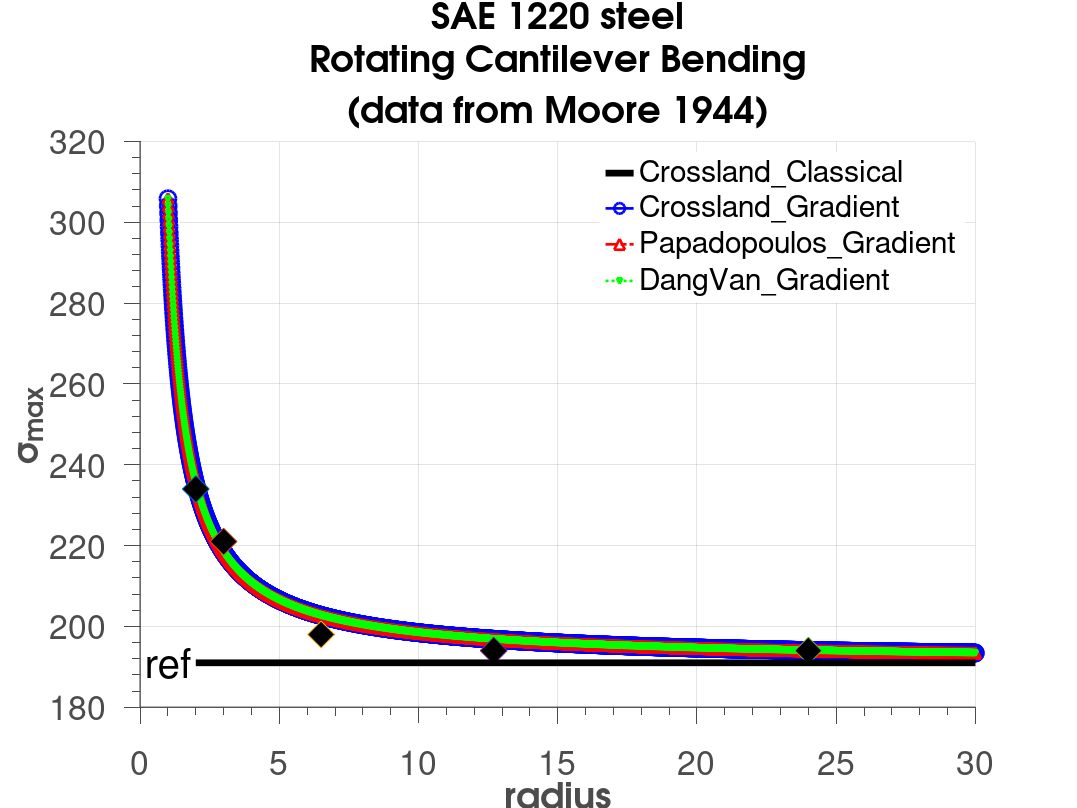

The MATLAB source for this figure: (Note: this script raises an error after producing the figure.)
clear;clc;
tt=143.1;
ff=191;
a=(tt-ff/sqrt(3))/(ff/3);
b=tt;
ap=3*(tt/ff-1/2);
bp=tt;
ad=3*(tt/ff-1/2);
bd=tt;
lg=0.3755;
lgp=0.3755 ;
lgd=0.3755 ;
y=1:0.01:30;

sigmax  =b*(1/sqrt(3)+a/3-lg*((sqrt(3)*y).^-1+a/3*y.^-1)).^-1;
sigmaxp=b*(1/2+ap/3-lgp*((2*y).^-1+ap/3*y.^-1)).^-1;
sigmaxd=b*(1/2+ad/3-lgd*((2*y).^-1+ad/3*y.^-1)).^-1;

figure(1);
hold on;
fr=plot(y,sigmax, '-b','LineWidth',2,'Marker', 'o', 'MarkerSize', 12,'MarkerEdgeColor',  'b', 'MarkerFaceColor' , 'none');
frp=plot(y,sigmaxp,'-.r','LineWidth',2,'Marker', '^', 'MarkerSize', 8,'MarkerEdgeColor',  'r', 'MarkerFaceColor' , 'none');
frd=plot(y,sigmaxd, ':g','LineWidth',2,'Marker', 'v', 'MarkerSize', 4,'MarkerEdgeColor',  'g', 'MarkerFaceColor' , 'none');
plot(2,234,'d','MarkerSize',20, 'MarkerFaceColor','k');
plot(3,221,'d','MarkerSize',20, 'MarkerFaceColor','k');
plot(6.5,198,'d','MarkerSize',20, 'MarkerFaceColor','k');
plot(12.7,194,'d','MarkerSize',20, 'MarkerFaceColor','k');
plot(24,194,'d','MarkerSize',20, 'MarkerFaceColor','k');
class=plot([2 30],[ff ff],'k','LineWidth',5);
hold off;
grid on;
% grid minor;
set(gca ,'FontSize',30);
hXLabel = xlabel('radius','Fontsize',30, 'FontWeight' , 'bold');
hYLabel = ylabel('\sigma_{max}','Fontsize',30, 'FontWeight' , 'bold');
text(0.2,ff,'ref','Fontsize',30);

hTitle=title({['SAE 1220 steel'],[  'Rotating Cantilever Bending'],[ '(data from Moore 1944)']; },'Fontsize',30);
set(hTitle, 'FontSize', 30, 'FontWeight' , 'bold')
hLegend=legend([class,fr,frp,frd],'Crossland\_Classical','Crossland\_Gradient','Papadopoulos\_Gradient','DangVan\_Gradient');
set([hLegend, gca], 'FontSize', 25)
set(hLegend,'Box','on');
set(hLegend,'EdgeColor',[1 1 1]); %set the edge colour of the legend to white 
% Adjust font
set(gca, 'FontName', 'Helvetica')
set([hTitle, hXLabel, hYLabel], 'FontName', 'AvantGarde')
% Adjust axes properties
set(gca, 'Box', 'off', 'TickDir', 'out', 'TickLength', [.02 .02], ...
    'XMinorTick', 'on', 'YMinorTick', 'on', 'YGrid', 'on', ...
    'XColor', [.3 .3 .3], 'YColor', [.3 .3 .3], ...
    'LineWidth', 1)
set(gcf,'color','w'); %set figure background transparent
set(gca,'color','w'); %set axis transparent
% Maximize print figure
set(gcf,'outerposition',get(0,'screensize'));
set(gcf, 'PaperPositionMode', 'manual');
set(gcf, 'PaperUnits', 'points'); %[ {inches} | centimeters | normalized | points ]
set(gcf, 'PaperPosition', [0 0 800 600]); %set(gcf,'PaperPosition',[left,bottom,width,height])
saveas(gcf,'1220steel.png');

%*****************Fitting********************
R=[2 3 6.5 12.7 24];
f=[235 221 198 194 194];
createFit1220(R,f)
% cftool
% y=f(x)
% t/(1/sqrt(3)+(t-191/sqrt(3))/191-lg*(1/(sqrt(3)*x)+(t-191/sqrt(3))/(191*x)))
% lg=0.001~0.5
% t=100~150